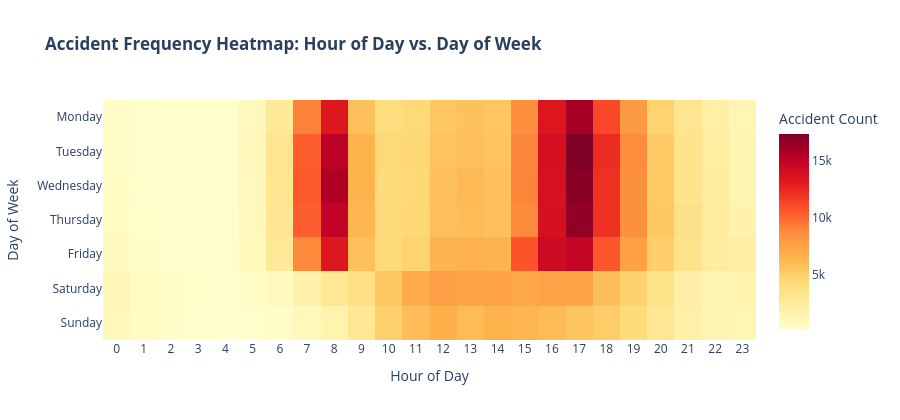

Notebook code cell kept with this figure:
### Code cell
hour_day = (
    df.dropna(subset=['Hour'])
      .groupby(['Day','Hour'])
      .size()
      .reset_index(name='Count')
)
pivot = hour_day.pivot(index='Day', columns='Hour', values='Count').fillna(0)
pivot = pivot.reindex(day_order)

fig = px.imshow(
    pivot,
    title='<b>Accident Frequency Heatmap: Hour of Day vs. Day of Week</b>',
    labels=dict(x='Hour of Day', y='Day of Week', color='Accident Count'),
    color_continuous_scale='YlOrRd',
    template='plotly_white',
    aspect='auto'
)
fig.update_xaxes(dtick=1, tickmode='linear')
fig.update_layout(height=420)
fig.show()

### Figure 1 — Plotly figure (JSON) as saved in the notebook; plotly's stock layout.template omitted (floating-point values rounded to 4 significant figures; data arrays with more than 128 entries replaced by an {"elided": "..."} marker saying what was removed)
{"data": [{"coloraxis": "coloraxis", "hovertemplate": "Hour of Day: %{x}<br>Day of Week: %{y}<br>Accident Count: %{z}<extra></extra>", "name": "0", "type": "heatmap", "x": [0, 1, 2, 3, 4, 5, 6, 7, 8, 9, 10, 11, 12, 13, 14, 15, 16, 17, 18, 19, 20, 21, 22, 23], "xaxis": "x", "y": ["Monday", "Tuesday", "Wednesday", "Thursday", "Friday", "Saturday", "Sunday"], "yaxis": "y", "z": {"elided": "7x24 int values"}}], "layout": {"coloraxis": {"colorbar": {"title": {"text": "Accident Count"}}, "colorscale": [[0, "rgb(255,255,204)"], [0.125, "rgb(255,237,160)"], [0.25, "rgb(254,217,118)"], [0.375, "rgb(254,178,76)"], [0.5, "rgb(253,141,60)"], [0.625, "rgb(252,78,42)"], [0.75, "rgb(227,26,28)"], [0.875, "rgb(189,0,38)"], [1, "rgb(128,0,38)"]]}, "height": 420, "title": {"text": "<b>Accident Frequency Heatmap: Hour of Day vs. Day of Week</b>"}, "xaxis": {"anchor": "y", "domain": [0, 1], "dtick": 1, "tickmode": "linear", "title": {"text": "Hour of Day"}}, "yaxis": {"anchor": "x", "autorange": "reversed", "domain": [0, 1], "title": {"text": "Day of Week"}}}}
